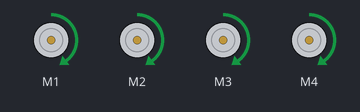
Recording of a sketch running on a simulated Arduino Uno, built with avr-gcc and run on an emulated ATmega328P. Shown: 4 × DC motor (green arrow = forward, orange = backward, longer = faster). What the sketch prints to the serial monitor is not drawn.

Above: at 0.1 s.
At 5.1 s:
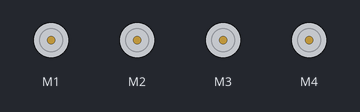
Timing chart, 0 to 6.6 s (numbered marks = the images above):
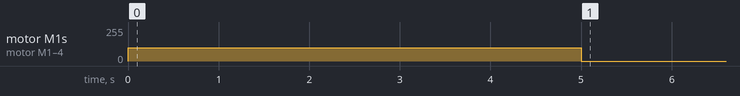

Measured:
- by itself, motor M1–4: stopped → forward 100/255 at 0.00 s, → stopped 5.0 s later

The sketch:

DCMotors.ino
```cpp
#include <Wire.h>
#include <Adafruit_MotorShield.h>

// Create the motor shield object with the default I2C address
Adafruit_MotorShield AFMS = Adafruit_MotorShield();
// Or, create it with a different I2C address (say for stacking)
// Adafruit_MotorShield AFMS = Adafruit_MotorShield(0x61);

//Select which 'port' M1, M2, M3, or M4. In this case, grab all 4 motor ports.
Adafruit_DCMotor *myMotorFR = AFMS.getMotor(1);
Adafruit_DCMotor *myMotorFL = AFMS.getMotor(2);
Adafruit_DCMotor *myMotorLR = AFMS.getMotor(3);
Adafruit_DCMotor *myMotorRR = AFMS.getMotor(4);

void setup() {
  // put your setup code here, to run once:
  Serial.begin(9600); // set up Serial Library at 9600 bps
  Serial.println("Adafruit Motoshield v2 - DC Motor startup.");

  AFMS.begin(); //create with the default frequency 1.6KHz
                //or use alt frequency, say 1KHz, AFMS.begin(1000);

  // Set the speed to start, from 0 (off) to 255 (max speed)
  myMotorFR->setSpeed(100);
  myMotorFL->setSpeed(100);
  myMotorLR->setSpeed(100);
  myMotorRR->setSpeed(100);

  //run motor direction
  myMotorFR->run(FORWARD);
  myMotorFL->run(FORWARD);
  myMotorLR->run(FORWARD);
  myMotorRR->run(FORWARD);

  //sleep for 5s
  delay(5000);

  // turn off motor
  myMotorFR->run(RELEASE);
  myMotorFL->run(RELEASE);
  myMotorLR->run(RELEASE);
  myMotorRR->run(RELEASE);

}

void loop() {
  // put your main code here, to run repeatedly:

}
```
